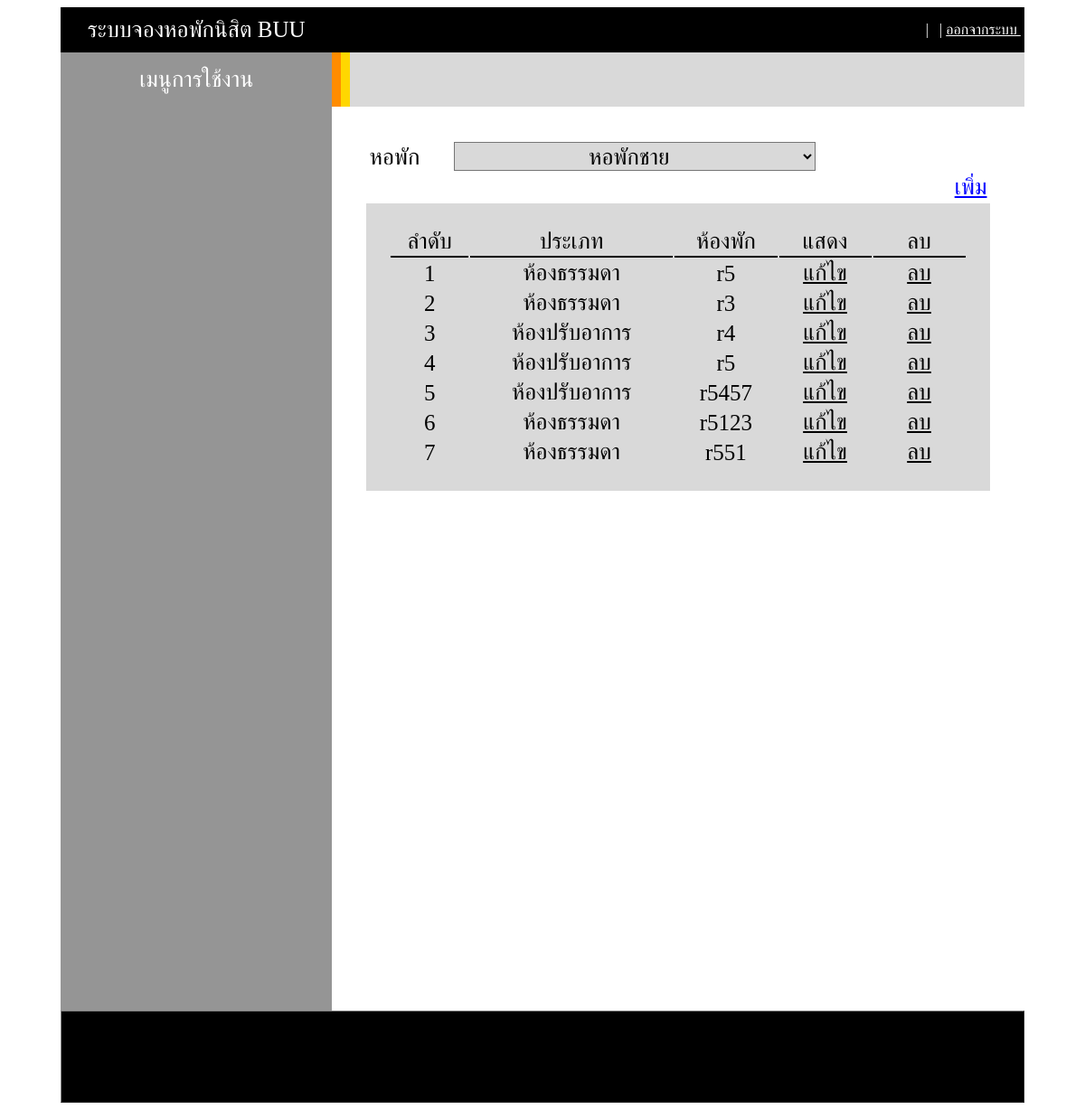
The app's page /dorm.php?nam=หอพักชาย with its own data.
### tables this page shows
CREATE TABLE `dorm` (
  `id` int(11) NOT NULL,
  `name` varchar(255) NOT NULL,
  `type` varchar(255) NOT NULL,
  `room` varchar(255) NOT NULL,
  `user1` varchar(255) NOT NULL,
  `user2` varchar(255) NOT NULL
);

### dorm.php (the view, shortened to what this page needs)
<?php include "header.php" ; ?>
<br><br>
<table width="90%">
<tr><td class="tl tsiz">หอพัก &nbsp;&nbsp;&nbsp;&nbsp;
  <select class="selec" id="mySelect" onchange="myFunction()">
  <?php
$nam=$_GET['nam'];
if($nam=='หอพักชาย'){
echo "<option value='หอพักชาย' selected>  หอพักชาย  </option>";
}else{
echo "<option value='หอพักชาย'>  หอพักชาย  </option>";
}
?>
  </select>
</td></tr>
<tr><td class="tr tsiz"><a href="dormadd.php" class='ahre1'>เพิ่ม</a></td></tr>
</table>
<table width="90%" class="tc ta1 tsiz">
<tr><td class="td1">ลำดับ</td><td class="td1">ประเภท</td><td class="td1">ห้องพัก</td><td class="td1" width=100>แสดง</td><td class="td1" width=100>ลบ</td></tr>
<?php
$sql = "SELECT * FROM dorm where name='$nam'";
$result = $conn->query($sql);
  $i=1;
  $nam=$_GET['nam'];
  while($row = $result->fetch_assoc()) {
    $id = $row['id'];
    $type = $row['type'];
    $room = $row['room'];
    echo "<tr><td>$i</td><td>$type </td> <td> $room</td>
    <td><a href='dormedit.php?id=$id' class='ahre'>แก้ไข</a></td>
    <td><a href='dormcheck.php?del=$id&nam=$nam' class='ahre'>ลบ</a></td>
    </tr>";
    $i=$i+1;
  }
?>
</table>
<?php include "footer.php" ; ?>

### header.php (style rules this page uses)
.tc { text-align: center; }
.tr { text-align: right; }

### dorm.php (style rules this page uses)
.tr { text-align: right; }
.tl { text-align: left; }
.tc { text-align: center; }
.tsiz { font-size: 25px; }
.ta1 { background: #D9D9D9; padding: 25px; }
.td1 { border-bottom: 2px solid black; }
.ahre { color: black; }
.ahre1 { color: blue; }
.selec { font-size: 25px; width: 400px; background: #D9D9D9; text-align: center; }

### records on screen
dorm: type "ห้องธรรมดา", room "r5"
dorm: type "ห้องธรรมดา", room "r3"
dorm: type "ห้องปรับอาการ", room "r4"
dorm: type "ห้องปรับอาการ", room "r5"
dorm: type "ห้องปรับอาการ", room "r5457"
dorm: type "ห้องธรรมดา", room "r5123"
dorm: type "ห้องธรรมดา", room "r551"
